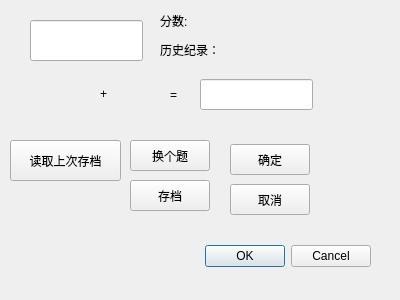
<?xml version="1.0" encoding="UTF-8"?>
<ui version="4.0">
 <class>Dialog</class>
 <widget class="QDialog" name="Dialog">
  <property name="geometry">
   <rect>
    <x>0</x>
    <y>0</y>
    <width>400</width>
    <height>300</height>
   </rect>
  </property>
  <property name="windowTitle">
   <string>Dialog</string>
  </property>
  <widget class="QDialogButtonBox" name="buttonBox">
   <property name="geometry">
    <rect>
     <x>30</x>
     <y>240</y>
     <width>341</width>
     <height>32</height>
    </rect>
   </property>
   <property name="orientation">
    <enum>Qt::Horizontal</enum>
   </property>
   <property name="standardButtons">
    <set>QDialogButtonBox::Cancel|QDialogButtonBox::Ok</set>
   </property>
  </widget>
  <widget class="QLabel" name="label">
   <property name="geometry">
    <rect>
     <x>40</x>
     <y>58</y>
     <width>51</width>
     <height>71</height>
    </rect>
   </property>
   <property name="text">
    <string/>
   </property>
  </widget>
  <widget class="QLabel" name="label_2">
   <property name="geometry">
    <rect>
     <x>100</x>
     <y>68</y>
     <width>41</width>
     <height>51</height>
    </rect>
   </property>
   <property name="text">
    <string>+</string>
   </property>
  </widget>
  <widget class="QLabel" name="label_3">
   <property name="geometry">
    <rect>
     <x>110</x>
     <y>58</y>
     <width>51</width>
     <height>71</height>
    </rect>
   </property>
   <property name="text">
    <string/>
   </property>
  </widget>
  <widget class="QLabel" name="label_4">
   <property name="geometry">
    <rect>
     <x>170</x>
     <y>90</y>
     <width>41</width>
     <height>9</height>
    </rect>
   </property>
   <property name="text">
    <string>=</string>
   </property>
  </widget>
  <widget class="QLineEdit" name="lineEdit">
   <property name="geometry">
    <rect>
     <x>200</x>
     <y>79</y>
     <width>113</width>
     <height>31</height>
    </rect>
   </property>
  </widget>
  <widget class="QPushButton" name="pushButton">
   <property name="geometry">
    <rect>
     <x>230</x>
     <y>144</y>
     <width>80</width>
     <height>31</height>
    </rect>
   </property>
   <property name="text">
    <string>确定</string>
   </property>
  </widget>
  <widget class="QPushButton" name="pushButton_2">
   <property name="geometry">
    <rect>
     <x>130</x>
     <y>140</y>
     <width>80</width>
     <height>31</height>
    </rect>
   </property>
   <property name="text">
    <string>换个题</string>
   </property>
  </widget>
  <widget class="QPushButton" name="pushButton_3">
   <property name="geometry">
    <rect>
     <x>230</x>
     <y>184</y>
     <width>80</width>
     <height>31</height>
    </rect>
   </property>
   <property name="text">
    <string>取消</string>
   </property>
  </widget>
  <widget class="QLabel" name="label_5">
   <property name="geometry">
    <rect>
     <x>160</x>
     <y>10</y>
     <width>91</width>
     <height>21</height>
    </rect>
   </property>
   <property name="text">
    <string>分数:</string>
   </property>
  </widget>
  <widget class="QLabel" name="label_6">
   <property name="geometry">
    <rect>
     <x>160</x>
     <y>40</y>
     <width>91</width>
     <height>20</height>
    </rect>
   </property>
   <property name="text">
    <string>历史纪录：</string>
   </property>
  </widget>
  <widget class="QLabel" name="label_7">
   <property name="geometry">
    <rect>
     <x>230</x>
     <y>9</y>
     <width>41</width>
     <height>20</height>
    </rect>
   </property>
   <property name="text">
    <string/>
   </property>
  </widget>
  <widget class="QLabel" name="label_8">
   <property name="geometry">
    <rect>
     <x>250</x>
     <y>40</y>
     <width>61</width>
     <height>20</height>
    </rect>
   </property>
   <property name="text">
    <string/>
   </property>
  </widget>
  <widget class="QLineEdit" name="lineEdit_2">
   <property name="geometry">
    <rect>
     <x>30</x>
     <y>20</y>
     <width>113</width>
     <height>41</height>
    </rect>
   </property>
  </widget>
  <widget class="QPushButton" name="pushButton_4">
   <property name="geometry">
    <rect>
     <x>130</x>
     <y>180</y>
     <width>80</width>
     <height>31</height>
    </rect>
   </property>
   <property name="text">
    <string>存档</string>
   </property>
  </widget>
  <widget class="QPushButton" name="pushButton_5">
   <property name="geometry">
    <rect>
     <x>10</x>
     <y>140</y>
     <width>111</width>
     <height>41</height>
    </rect>
   </property>
   <property name="text">
    <string>读取上次存档</string>
   </property>
  </widget>
 </widget>
 <resources/>
 <connections>
  <connection>
   <sender>buttonBox</sender>
   <signal>accepted()</signal>
   <receiver>Dialog</receiver>
   <slot>accept()</slot>
   <hints>
    <hint type="sourcelabel">
     <x>248</x>
     <y>254</y>
    </hint>
    <hint type="destinationlabel">
     <x>157</x>
     <y>274</y>
    </hint>
   </hints>
  </connection>
  <connection>
   <sender>buttonBox</sender>
   <signal>rejected()</signal>
   <receiver>Dialog</receiver>
   <slot>reject()</slot>
   <hints>
    <hint type="sourcelabel">
     <x>316</x>
     <y>260</y>
    </hint>
    <hint type="destinationlabel">
     <x>286</x>
     <y>274</y>
    </hint>
   </hints>
  </connection>
 </connections>
</ui>
